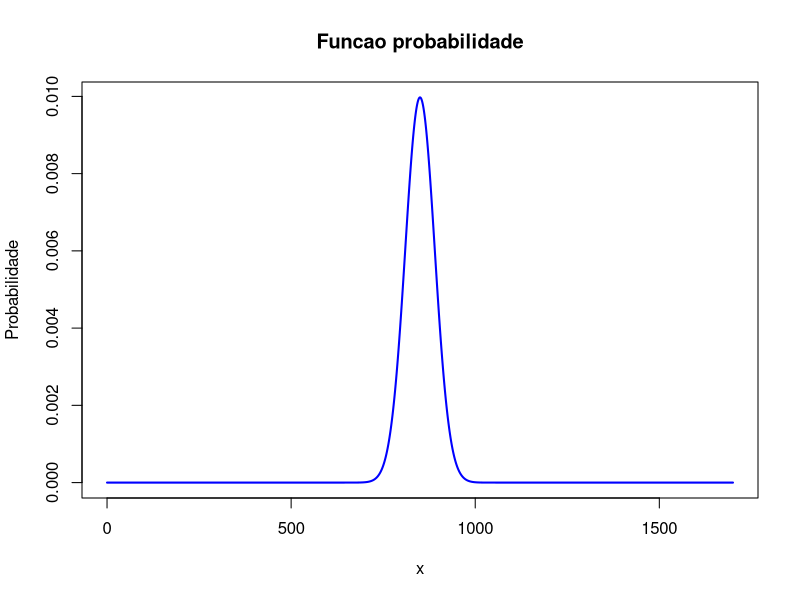
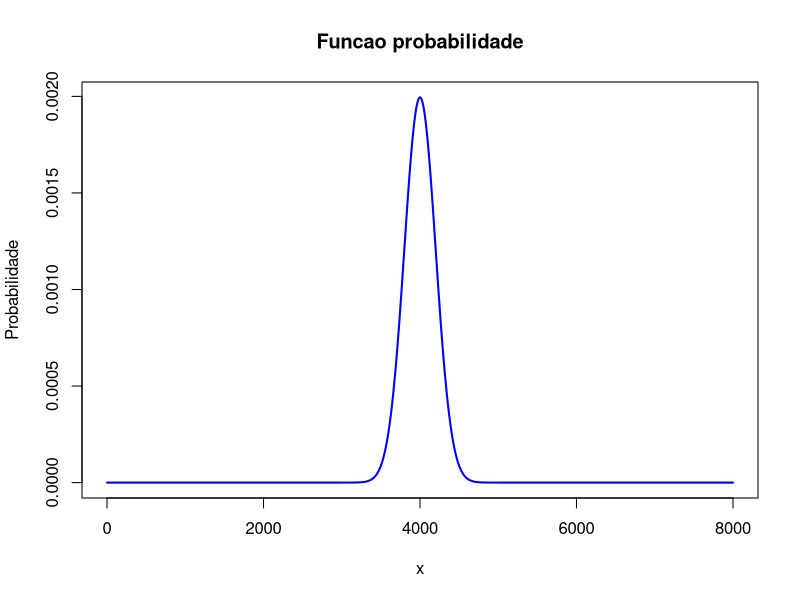
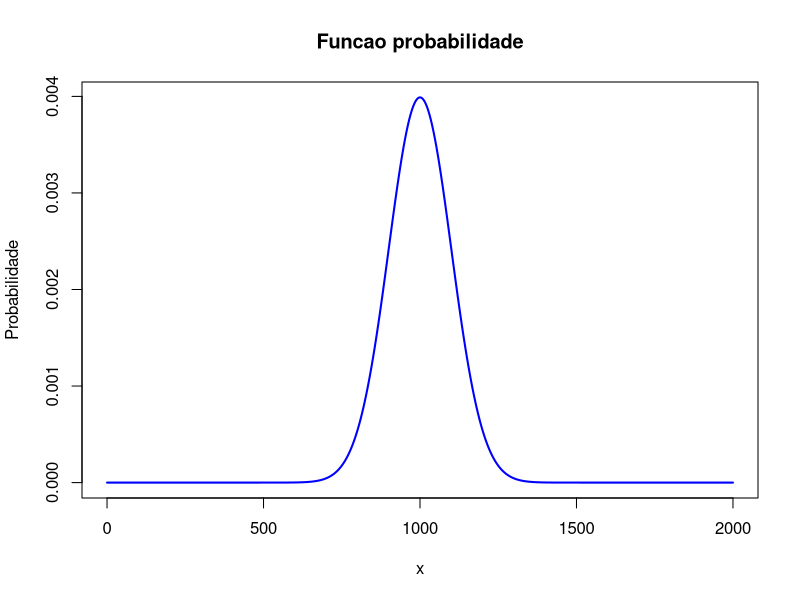

Generate these figures, in order, with R:
# Funcoes uteis


z_func= function (media, desvio) {
  return (function(a) {
    (a - media) / desvio
  })
}


# Primeira Questão

a_1 = pbinom(5, size=40, prob=0.12) - pbinom(2, size=40, prob=0.12)

b_1 = pbinom(1, size=40, prob=0.12, lower.tail=FALSE)

c_1 = pbinom(3, size=40, prob=0.12)

d_1 = pbinom(1, size=40, prob=0.12)

e_1 = pbinom(0, size=40, prob=0.12, lower.tail=FALSE)

# Segunda Questão

a_2 = c()
for (i in 1:4) {a_2[i] = c(dbinom(i-1, size=3, prob=0.6))}

# Terceura Questão

a_3 = dpois(4, lambda=3)

b_3 = dpois(0, lambda=3)

c_3 = dpois(20, lambda=3*7)

# 4

a_4 = 15 * 0.75

b_4 = sqrt(15 * 0.75 * 0.25)

c_4 = dbinom(15, size=15, prob=0.75)

d_4 = dbinom(10, size=15, prob=0.75)

e_4 = pbinom(12, size=15, prob=0.75, lower.tail=FALSE)

# 5

z = z_func(850, 40)

aux_0 = z(1000)
aux_1 = z(700)
a_5 = pnorm(aux_0) - pnorm(aux_1)

aux_0 = z(800)
b_5 = pnorm(aux_0, lower.tail=FALSE)

aux_0 = z(750)
c_5 = pnorm(aux_0)

x = seq(0, 850*2, length=850*5)
y = dnorm(x, mean=850, sd=40)

# d
plot(x, y, type="l",
           lwd=2,
           col="blue",
           ylab="Probabilidade",
           main="Funcao probabilidade")

# 6

a_6 = dbinom(4, size=6, prob=0.5)

b_6 = pbinom(1, size=6, prob=0.5, lower.tail=FALSE)

c_6 = pbinom(3, size=6, prob=0.5)


# 7

a_7 = dbinom(4, size=30, prob=0.2)
b_7 = pbinom(2, size=30, prob=0.2, lower.tail=FALSE)

# 8

z = z_func(4000, 200)

aux_0 = z(4250)
aux_1 = z(3600)
a_8 = pnorm(aux_0) - pnorm(aux_1)

aux_0 = z(3400)
b_8 = pnorm(aux_0)

aux_0 = z(4636)
c_8 = pnorm(aux_0, lower.tail=FALSE)

# d

x = seq(0, 4000*2, length=4000*5)
y = dnorm(x, mean=4000, sd=200)

# d
plot(x, y, type="l",
     lwd=2,
     col="blue",
     ylab="Probabilidade",
     main="Funcao probabilidade")

# 9

a_9 = qnorm(0.04, 1000, 100)

x = seq(0, 1000*2, length=1000*5)
y = dnorm(x, mean=1000, sd=100)

# d
plot(x, y, type="l",
     lwd=2,
     col="blue",
     ylab="Probabilidade",
     main="Funcao probabilidade")

# 10

a_10 = pbinom(3, size=6, prob=0.2, lower.tail=FALSE)

# 11

a_11 = dbinom(3, size=1000, prob=0.001)

# 12

a_12 = dbinom(12, size=30, prob=0.5)

b_12 = pbinom(20, size=30, prob=0.5, lower.tail=FALSE)

# 13

aux_0 = c(0, 0.15, 0.5, 0.2, 0.15)
aux_1 = 0
a_13 = c()
for(i in 1:length(aux_0)) {
  aux_1 = aux_1 + aux_0[i]
  a_13[i] = c(qnorm(aux_1, 5, 0.9))
}

# Resposta da 13 -> Intervalos entre os valores de a_13

# 14

z = z_func(1000, 10)

a_14 = pnorm(z(990))

b_14 = pnorm(z(1020)) - pnorm(z(980))

aux_0 = pnorm(z(1002), lower.tail=FALSE)

c_14 = pbinom(4, size=10, prob=aux_0)

# 15

z = z_func(45, 20)

a_15 = pnorm(z(49), lower.tail=FALSE) + pnorm(z(29))
a_15 = a_15 * 50

# 16

z = z_func(2, 0.01)
a_16 = pnorm(z(1.97)) + pnorm(z(2.03), lower.tail=FALSE)

#17

a_17 = qnorm(0.05, 8, 1.8)

#18

a_18 = pexp(5, 0.2, lower.tail=FALSE)

b_18 = pexp(4, 0.2)

c_18 = pexp(8, 0.2) - pexp(3,0.2)

# 19

z = z_func(129, 14)

a_19 = pnorm(z(129 + 2*14), lower.tail=FALSE)

b_19 = pnorm(z(100))

c_19 = qnorm(0.95, 129, 14)

d_19 = pnorm(z(199), lower.tail=FALSE)
# 20

z = z_func(600, 100)
a_20 = pnorm(z(312)) * 10000